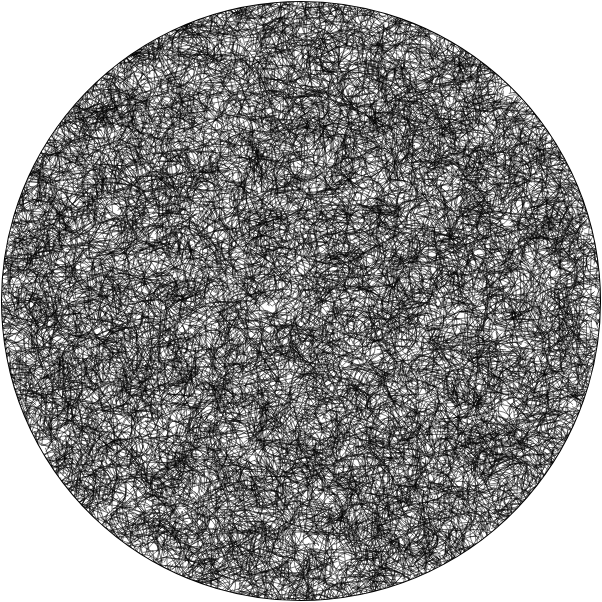
Frame 1 (no input)
Frame 60 (no input): blank canvas, image omitted
Frame 120 (the mouse pressed at the canvas centre since frame 60): blank canvas, image omitted

The p5.js sketch that drew this single still picture (run headless with seeded random() and noise() and a simulated clock; from frame 60 on, the mouse is pressed at the canvas centre):

// p5.js sketch
// ── sketch.js
// Emilie Pitre ©2016 hw5


//Inspired by Sol Lewitt's Wall Drawing 1180, which states:
//Within a circle, draw 10,000 black staight lines and 10,000 black not straight lines.
//All lines are randomly spaced and equally distributed.

// https://s-media-cache-ak0.pinimg.com/736x/1a/13/f5/1a13f510cb11b7d0143118e69c508fdd.jpg
// http://www.annemarie-verna.ch/pics/sol-lewitt-2015-2/raum4-wall-drawing.jpg

var radius = 300
var x1
var y1
var x2
var y2

function setup() {
  createCanvas(602, 602);
  background(255);
  ellipseMode(RADIUS);
}

function draw() {
  translate(width/2, height/2);
  fill(255);
  strokeWeight(2);
  ellipse(0, 0, radius);

  for (var i = 0; i < 10000; i++) {
    var x1 = random(-radius, radius);
    var y1 = random(-radius, radius);
    var x2 = random(-radius, radius);
    var y2 = random(-radius, radius);
    strokeWeight(.5);
    noFill();
    rotate(0.0005)
    line(x1, y1 + 20, x1 + 20, y1);
    arc(x2, y2, 20, 20, HALF_PI, PI);
  }

  noFill();
  strokeWeight(300);
  stroke(255);
  ellipse(0, 0, radius + 150);
}
